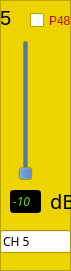
   <widget class="QFrame" name="frame_5">
    <property name="geometry">
     <rect>
      <x>280</x>
      <y>30</y>
      <width>71</width>
      <height>271</height>
     </rect>
    </property>
    <property name="palette">
     <palette>
      <active>
       <colorrole role="Base">
        <brush brushstyle="SolidPattern">
         <color alpha="255">
          <red>255</red>
          <green>255</green>
          <blue>255</blue>
         </color>
        </brush>
       </colorrole>
       <colorrole role="Window">
        <brush brushstyle="SolidPattern">
         <color alpha="255">
          <red>237</red>
          <green>212</green>
          <blue>0</blue>
         </color>
        </brush>
       </colorrole>
      </active>
      <inactive>
       <colorrole role="Base">
        <brush brushstyle="SolidPattern">
         <color alpha="255">
          <red>255</red>
          <green>255</green>
          <blue>255</blue>
         </color>
        </brush>
       </colorrole>
       <colorrole role="Window">
        <brush brushstyle="SolidPattern">
         <color alpha="255">
          <red>237</red>
          <green>212</green>
          <blue>0</blue>
         </color>
        </brush>
       </colorrole>
      </inactive>
      <disabled>
       <colorrole role="Base">
        <brush brushstyle="SolidPattern">
         <color alpha="255">
          <red>237</red>
          <green>212</green>
          <blue>0</blue>
         </color>
        </brush>
       </colorrole>
       <colorrole role="Window">
        <brush brushstyle="SolidPattern">
         <color alpha="255">
          <red>237</red>
          <green>212</green>
          <blue>0</blue>
         </color>
        </brush>
       </colorrole>
      </disabled>
     </palette>
    </property>
    <property name="autoFillBackground">
     <bool>true</bool>
    </property>
    <property name="frameShape">
     <enum>QFrame::StyledPanel</enum>
    </property>
    <property name="frameShadow">
     <enum>QFrame::Raised</enum>
    </property>
    <widget class="QLabel" name="label_11">
     <property name="geometry">
      <rect>
       <x>0</x>
       <y>10</y>
       <width>21</width>
       <height>16</height>
      </rect>
     </property>
     <property name="font">
      <font>
       <pointsize>15</pointsize>
      </font>
     </property>
     <property name="text">
      <string>5</string>
     </property>
    </widget>
    <widget class="QSlider" name="g_ch_5">
     <property name="geometry">
      <rect>
       <x>10</x>
       <y>40</y>
       <width>31</width>
       <height>141</height>
      </rect>
     </property>
     <property name="palette">
      <palette>
       <active>
        <colorrole role="Button">
         <brush brushstyle="SolidPattern">
          <color alpha="255">
           <red>52</red>
           <green>101</green>
           <blue>164</blue>
          </color>
         </brush>
        </colorrole>
       </active>
       <inactive>
        <colorrole role="Button">
         <brush brushstyle="SolidPattern">
          <color alpha="255">
           <red>52</red>
           <green>101</green>
           <blue>164</blue>
          </color>
         </brush>
        </colorrole>
       </inactive>
       <disabled>
        <colorrole role="Button">
         <brush brushstyle="SolidPattern">
          <color alpha="255">
           <red>52</red>
           <green>101</green>
           <blue>164</blue>
          </color>
         </brush>
        </colorrole>
       </disabled>
      </palette>
     </property>
     <property name="minimum">
      <number>0</number>
     </property>
     <property name="maximum">
      <number>12</number>
     </property>
     <property name="singleStep">
      <number>1</number>
     </property>
     <property name="pageStep">
      <number>1</number>
     </property>
     <property name="value">
      <number>0</number>
     </property>
     <property name="orientation">
      <enum>Qt::Vertical</enum>
     </property>
     <property name="tickInterval">
      <number>6</number>
     </property>
    </widget>
    <widget class="QCheckBox" name="p48_5">
     <property name="geometry">
      <rect>
       <x>30</x>
       <y>10</y>
       <width>41</width>
       <height>21</height>
      </rect>
     </property>
     <property name="palette">
      <palette>
       <active>
        <colorrole role="WindowText">
         <brush brushstyle="SolidPattern">
          <color alpha="255">
           <red>204</red>
           <green>0</green>
           <blue>0</blue>
          </color>
         </brush>
        </colorrole>
       </active>
       <inactive>
        <colorrole role="WindowText">
         <brush brushstyle="SolidPattern">
          <color alpha="255">
           <red>204</red>
           <green>0</green>
           <blue>0</blue>
          </color>
         </brush>
        </colorrole>
       </inactive>
       <disabled>
        <colorrole role="WindowText">
         <brush brushstyle="SolidPattern">
          <color alpha="255">
           <red>190</red>
           <green>190</green>
           <blue>190</blue>
          </color>
         </brush>
        </colorrole>
       </disabled>
      </palette>
     </property>
     <property name="text">
      <string>P48</string>
     </property>
    </widget>
    <widget class="QLineEdit" name="d_ch_5">
     <property name="enabled">
      <bool>false</bool>
     </property>
     <property name="geometry">
      <rect>
       <x>10</x>
       <y>190</y>
       <width>31</width>
       <height>23</height>
      </rect>
     </property>
     <property name="palette">
      <palette>
       <active>
        <colorrole role="WindowText">
         <brush brushstyle="SolidPattern">
          <color alpha="255">
           <red>0</red>
           <green>0</green>
           <blue>0</blue>
          </color>
         </brush>
        </colorrole>
        <colorrole role="Light">
         <brush brushstyle="SolidPattern">
          <color alpha="255">
           <red>255</red>
           <green>255</green>
           <blue>255</blue>
          </color>
         </brush>
        </colorrole>
        <colorrole role="Dark">
         <brush brushstyle="SolidPattern">
          <color alpha="255">
           <red>115</red>
           <green>210</green>
           <blue>22</blue>
          </color>
         </brush>
        </colorrole>
        <colorrole role="Text">
         <brush brushstyle="SolidPattern">
          <color alpha="255">
           <red>0</red>
           <green>0</green>
           <blue>0</blue>
          </color>
         </brush>
        </colorrole>
        <colorrole role="ButtonText">
         <brush brushstyle="SolidPattern">
          <color alpha="255">
           <red>0</red>
           <green>0</green>
           <blue>0</blue>
          </color>
         </brush>
        </colorrole>
        <colorrole role="Base">
         <brush brushstyle="SolidPattern">
          <color alpha="255">
           <red>0</red>
           <green>0</green>
           <blue>0</blue>
          </color>
         </brush>
        </colorrole>
        <colorrole role="Window">
         <brush brushstyle="SolidPattern">
          <color alpha="255">
           <red>0</red>
           <green>0</green>
           <blue>0</blue>
          </color>
         </brush>
        </colorrole>
       </active>
       <inactive>
        <colorrole role="WindowText">
         <brush brushstyle="SolidPattern">
          <color alpha="255">
           <red>0</red>
           <green>0</green>
           <blue>0</blue>
          </color>
         </brush>
        </colorrole>
        <colorrole role="Light">
         <brush brushstyle="SolidPattern">
          <color alpha="255">
           <red>255</red>
           <green>255</green>
           <blue>255</blue>
          </color>
         </brush>
        </colorrole>
        <colorrole role="Dark">
         <brush brushstyle="SolidPattern">
          <color alpha="255">
           <red>115</red>
           <green>210</green>
           <blue>22</blue>
          </color>
         </brush>
        </colorrole>
        <colorrole role="Text">
         <brush brushstyle="SolidPattern">
          <color alpha="255">
           <red>0</red>
           <green>0</green>
           <blue>0</blue>
          </color>
         </brush>
        </colorrole>
        <colorrole role="ButtonText">
         <brush brushstyle="SolidPattern">
          <color alpha="255">
           <red>0</red>
           <green>0</green>
           <blue>0</blue>
          </color>
         </brush>
        </colorrole>
        <colorrole role="Base">
         <brush brushstyle="SolidPattern">
          <color alpha="255">
           <red>0</red>
           <green>0</green>
           <blue>0</blue>
          </color>
         </brush>
        </colorrole>
        <colorrole role="Window">
         <brush brushstyle="SolidPattern">
          <color alpha="255">
           <red>0</red>
           <green>0</green>
           <blue>0</blue>
          </color>
         </brush>
        </colorrole>
       </inactive>
       <disabled>
        <colorrole role="WindowText">
         <brush brushstyle="SolidPattern">
          <color alpha="255">
           <red>115</red>
           <green>210</green>
           <blue>22</blue>
          </color>
         </brush>
        </colorrole>
        <colorrole role="Light">
         <brush brushstyle="SolidPattern">
          <color alpha="255">
           <red>255</red>
           <green>255</green>
           <blue>255</blue>
          </color>
         </brush>
        </colorrole>
        <colorrole role="Dark">
         <brush brushstyle="SolidPattern">
          <color alpha="255">
           <red>115</red>
           <green>210</green>
           <blue>22</blue>
          </color>
         </brush>
        </colorrole>
        <colorrole role="Text">
         <brush brushstyle="SolidPattern">
          <color alpha="255">
           <red>115</red>
           <green>210</green>
           <blue>22</blue>
          </color>
         </brush>
        </colorrole>
        <colorrole role="ButtonText">
         <brush brushstyle="SolidPattern">
          <color alpha="255">
           <red>115</red>
           <green>210</green>
           <blue>22</blue>
          </color>
         </brush>
        </colorrole>
        <colorrole role="Base">
         <brush brushstyle="SolidPattern">
          <color alpha="255">
           <red>0</red>
           <green>0</green>
           <blue>0</blue>
          </color>
         </brush>
        </colorrole>
        <colorrole role="Window">
         <brush brushstyle="SolidPattern">
          <color alpha="255">
           <red>0</red>
           <green>0</green>
           <blue>0</blue>
          </color>
         </brush>
        </colorrole>
       </disabled>
      </palette>
     </property>
     <property name="font">
      <font>
       <family>Clean</family>
       <italic>true</italic>
      </font>
     </property>
     <property name="text">
      <string>-10</string>
     </property>
    </widget>
    <widget class="QLabel" name="label_12">
     <property name="geometry">
      <rect>
       <x>50</x>
       <y>190</y>
       <width>21</width>
       <height>21</height>
      </rect>
     </property>
     <property name="font">
      <font>
       <family>Clean</family>
       <pointsize>15</pointsize>
      </font>
     </property>
     <property name="text">
      <string>dB</string>
     </property>
    </widget>
    <widget class="QLineEdit" name="lineEdit_5">
     <property name="geometry">
      <rect>
       <x>0</x>
       <y>230</y>
       <width>71</width>
       <height>23</height>
      </rect>
     </property>
     <property name="font">
      <font>
       <family>Clean</family>
      </font>
     </property>
     <property name="text">
      <string>CH 5</string>
     </property>
    </widget>
   </widget>
